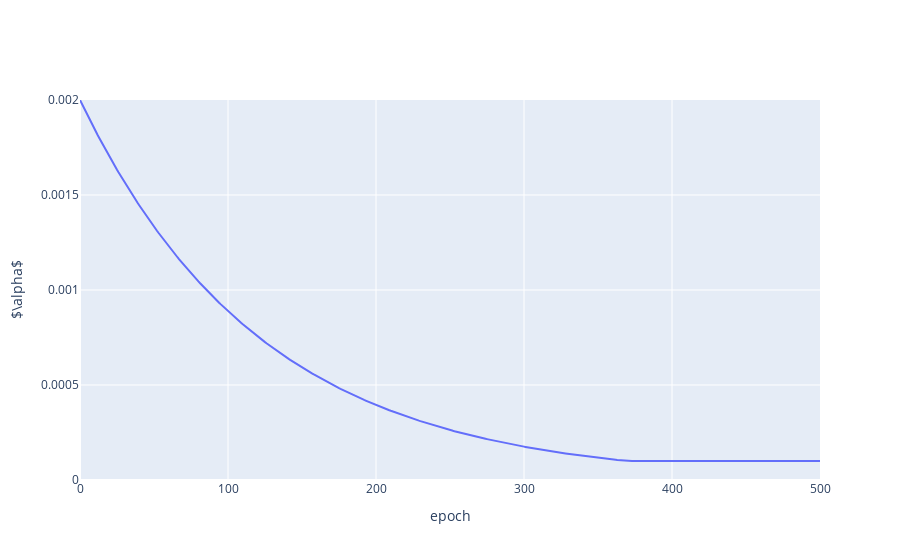

Write notebook code for a chart like this one.
### Markdown cell above
The below cells illustrate how the learning rate decays with increasing epochs for exponential decay and for power scheduling.

### Code cell
plot_learning_schedule(exponential_decay(lr0=2e-3, lr_min=1e-4, s=50, decay=1.5), epochs=500)

### Figure 1 — Plotly figure (JSON) as saved in the notebook; plotly's stock layout.template omitted (floating-point values rounded to 4 significant figures; data arrays with more than 128 entries replaced by an {"elided": "..."} marker saying what was removed)
{"data": [{"type": "scatter", "x": {"elided": "501 int values"}, "y": {"elided": "501 float values"}}], "layout": {"autosize": true, "xaxis": {"autorange": true, "range": [0, 500], "title": {"text": "epoch"}, "type": "linear"}, "yaxis": {"range": [0, 0.002], "title": {"text": "$\\alpha$"}, "type": "linear"}}}
